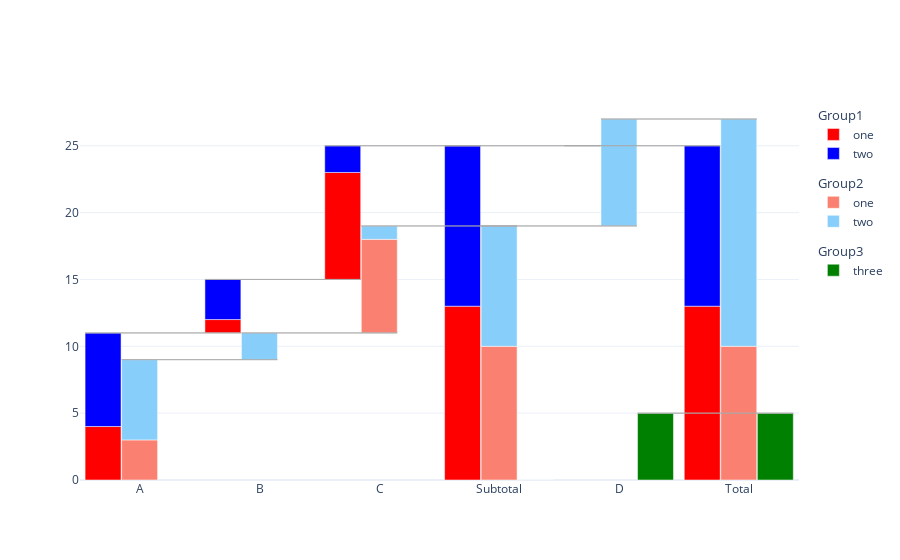

The cell this chart's notebook holds for it:
### Markdown cell above
# Subtotals

It is possible to define where subtotals should be calculated and added:

### Code cell
colors = {
    "Group1": {"one": "red", "two": "blue"},
    "Group2": {"one": "salmon", "two": "lightskyblue"},
    "Group3": "green"
}

c = Waterfall(df, x="X", y="Y", category="category", colors=colors, group="group", total=True, subtotals={"C": "Subtotal"})
fig = c.get_fig()
fig

### Figure 1 — Plotly figure (JSON) as saved in the notebook; plotly's stock layout.template omitted (floating-point values rounded to 4 significant figures)
{"data": [{"base": [0, 11, 15, 0, 0, 0], "legendgroup": "Group1", "legendgrouptitle": {"text": "Group1"}, "marker": {"color": "red"}, "name": "one", "offset": -0.4575, "offsetgroup": "0", "type": "bar", "width": 0.3, "x": [0, 1, 2, 3, 4, 5], "y": [4, 1, 8, 13, null, 13]}, {"base": [4, 12, 23, 13, 0, 13], "legendgroup": "Group1", "legendgrouptitle": {"text": "Group1"}, "marker": {"color": "blue"}, "name": "two", "offset": -0.4575, "offsetgroup": "0", "type": "bar", "width": 0.3, "x": [0, 1, 2, 3, 4, 5], "y": [7, 3, 2, 12, null, 12]}, {"base": [0, 9, 11, 0, 19, 0], "legendgroup": "Group2", "legendgrouptitle": {"text": "Group2"}, "marker": {"color": "salmon"}, "name": "one", "offset": -0.1525, "offsetgroup": "1", "type": "bar", "width": 0.3, "x": [0, 1, 2, 3, 4, 5], "y": [3, 0, 7, 10, null, 10]}, {"base": [3, 9, 18, 10, 19, 10], "legendgroup": "Group2", "legendgrouptitle": {"text": "Group2"}, "marker": {"color": "lightskyblue"}, "name": "two", "offset": -0.1525, "offsetgroup": "1", "type": "bar", "width": 0.3, "x": [0, 1, 2, 3, 4, 5], "y": [6, 2, 1, 9, 8, 17]}, {"base": [0, 0, 0, 0, 0, 0], "legendgroup": "Group3", "legendgrouptitle": {"text": "Group3"}, "marker": {"color": "green"}, "name": "three", "offset": 0.1525, "offsetgroup": "2", "type": "bar", "width": 0.3, "x": [0, 1, 2, 3, 4, 5], "y": [null, null, null, 0, 5, 5]}], "layout": {"shapes": [{"line": {"color": "darkgrey", "width": 0.75}, "x0": -0.4575, "x1": 0.8425, "y0": 11, "y1": 11}, {"line": {"color": "darkgrey", "width": 0.75}, "x0": 0.5425, "x1": 1.843, "y0": 15, "y1": 15}, {"line": {"color": "darkgrey", "width": 0.75}, "x0": 1.542, "x1": 2.842, "y0": 25, "y1": 25}, {"line": {"color": "darkgrey", "width": 0.75}, "x0": 2.542, "x1": 3.842, "y0": 25, "y1": 25}, {"line": {"color": "darkgrey", "width": 0.75}, "x0": 3.542, "x1": 4.843, "y0": 25, "y1": 25}, {"line": {"color": "darkgrey", "width": 0.75}, "x0": -0.1525, "x1": 1.147, "y0": 9, "y1": 9}, {"line": {"color": "darkgrey", "width": 0.75}, "x0": 0.8475, "x1": 2.147, "y0": 11, "y1": 11}, {"line": {"color": "darkgrey", "width": 0.75}, "x0": 1.847, "x1": 3.147, "y0": 19, "y1": 19}, {"line": {"color": "darkgrey", "width": 0.75}, "x0": 2.848, "x1": 4.147, "y0": 19, "y1": 19}, {"line": {"color": "darkgrey", "width": 0.75}, "x0": 3.848, "x1": 5.147, "y0": 27, "y1": 27}, {"line": {"color": "darkgrey", "width": 0.75}, "x0": 4.152, "x1": 5.453, "y0": 5, "y1": 5}], "xaxis": {"tickmode": "array", "ticktext": ["A", "B", "C", "Subtotal", "D", "Total"], "tickvals": [0, 1, 2, 3, 4, 5]}}}
